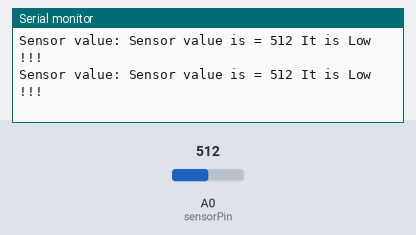
The sketch below on a simulated Arduino Uno, built with avr-gcc and run on an emulated ATmega328P. Shown: the last lines printed to the serial monitor. Inputs (shaded band) come from the test bench; at power-on: A0 (sensorPin) = 512.

Above: at 1.8 s.
1.9 s: A0 (sensorPin) set to 587
At 2.8 s:
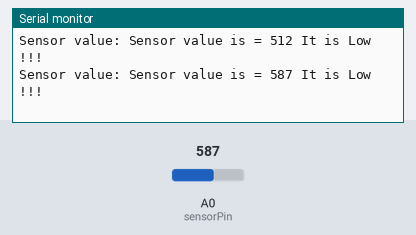
3.4 s: A0 (sensorPin) set to 616
At 4.4 s:
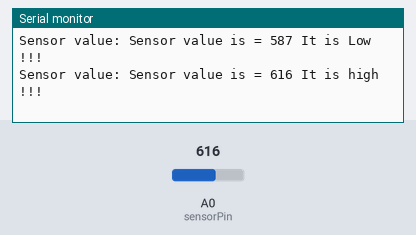

The sketch:

water_lvl_test_1.ino
```cpp
const int sensorPin = A0;

void setup() {
   Serial.begin(115200);

}

void loop() {

  water_lvl_func();
  delay(1000); // Wait for 0.1 second before checking the sensor again

}


void water_lvl_func(){

  int sensorValue = analogRead(sensorPin);
  Serial.print("Sensor value: ");

  if (sensorValue >= 600) { // Water high

    Serial.println("Sensor value is = "+String(sensorValue)+" It is high !!!");

  }else { // Water low

    Serial.println("Sensor value is = "+String(sensorValue)+" It is Low !!!");
  }

}
```

Measured:
- the behaviour switches between 599 and 600 on A0 (sensorPin) (found by bisection; images 1 and 2)
- after the input at 1.9 s, the serial monitor: prints a new line after 0.10 s (image 1)
- after the input at 3.4 s, the serial monitor: prints a new line after 0.60 s (image 2)
